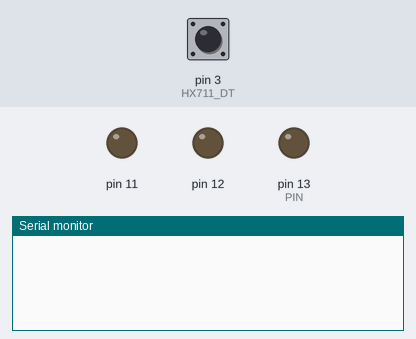
This sketch was run on a simulated Arduino Uno, built with avr-gcc and run on an emulated ATmega328P. Shown: output pins drawn as LEDs (lit = HIGH), the last lines printed to the serial monitor. The inputs (shaded band) are chosen by the test bench; at power-on: pin 3 (HX711_DT) HIGH. Pins used as bus, display or sensor lines are not drawn.

Above: at 0.8 s.
0.9 s: pin 3 (HX711_DT) pulled LOW for 0.15 s
At 2.6 s:
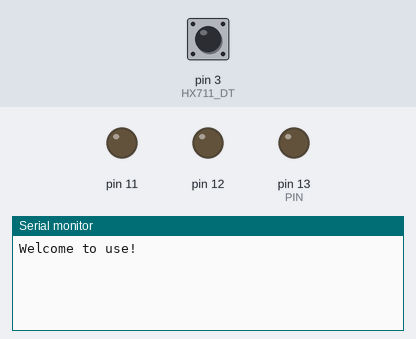
2.9 s: pin 3 (HX711_DT) pulled LOW for 1 s
At 3.5 s:
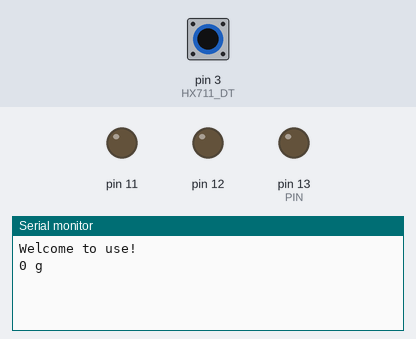

The sketch:

HX711_10Kg.ino
```cpp
#include <Adafruit_NeoPixel.h>
#include "HX711.h"
#include "SegmentLCD.h"
#define PIN 13
#define PIN_NUM 2
Adafruit_NeoPixel strip = Adafruit_NeoPixel(PIN_NUM, PIN, NEO_GRB + NEO_KHZ800);
unsigned long Weight = 0;
void setup()
{
  pinMode(13,OUTPUT);
  pinMode(12,OUTPUT);
  pinMode(11,OUTPUT);
  unsigned char i;
  Init_Hx711();
  Init_1621();
        Get_Maopi();

  for( i = 0 ; i < 6 ; i++ )
  {
    Write_1621_data(5-i,Table_Hello[i]);
  }
  delay(500);

  Serial.begin(9600);
  Serial.print("Welcome to use!\n");

  Get_Maopi();

}

void loop()
{
  unsigned char i;
  Weight = Get_Weight();
  Serial.print(Weight);
  Serial.print(" g\n");
  Serial.print("\n");

  if(Flag_Error == 0)
  {
    Write_1621_data(5,0x00);
    Write_1621_data(4,num[Weight%100000/10000]);
    Write_1621_data(3,num[Weight%10000/1000]);
    Write_1621_data(2,num[Weight%1000/100]|0x80);
    Write_1621_data(1,num[Weight%100/10]);
    Write_1621_data(0,num[Weight%10]);
  }
  else
  {
    for( i = 0 ; i < 6 ; i++ )
    {
      Write_1621_data(5-i,Table_Error[i]);        //Error
    }
  }

  delay(300);       //延时0.3s
 if(Weight>0&&Weight<3000)
 {
     digitalWrite(13,HIGH); digitalWrite(12,LOW); digitalWrite(11,LOW);
     delay(1000);  //blue
 }
 else if(Weight>=3000&&Weight<6000)
 {
     digitalWrite(13,LOW); digitalWrite(12,HIGH); digitalWrite(11,LOW);
  delay(1000);  //green
 }
 else if(Weight>=6000&&Weight<10000)
 {
     digitalWrite(13,LOW); digitalWrite(12,LOW); digitalWrite(11,HIGH);//
  delay(1000);  //red
 }
 else if(Weight>10000)
 {
    digitalWrite(13,HIGH); digitalWrite(12,HIGH); digitalWrite(11,HIGH);
  delay(1000);  //all
 }
 else if(Weight==0)
 {
    digitalWrite(13,LOW); digitalWrite(12,LOW); digitalWrite(11,LOW);
  delay(1000);  //none
 }

}
```

HX711.cpp
```cpp
#include "hx711.h"

unsigned long HX711_Buffer = 0;
unsigned long Weight_Maopi = 0,Weight_Shiwu = 0;
bool Flag_Error = 0;

//****************************************************
//初始化HX711
//****************************************************
void Init_Hx711()
{
	pinMode(HX711_SCK, OUTPUT);
	pinMode(HX711_DT, INPUT);
}


//****************************************************
//获取毛皮重量
//****************************************************
void Get_Maopi()
{
	Weight_Maopi = HX711_Read();
}

//****************************************************
//称重
//****************************************************
unsigned int Get_Weight()
{
	HX711_Buffer = HX711_Read();
	if(HX711_Buffer >= Weight_Maopi)
	{
		Weight_Shiwu = HX711_Buffer;
		Weight_Shiwu = Weight_Shiwu - Weight_Maopi;				//获取实物的AD采样数值。

		Weight_Shiwu = (unsigned long)((float)Weight_Shiwu/415+0.05);
			//计算实物的实际重量
			//因为不同的传感器特性曲线不一样，因此，每一个传感器需要矫正这里的735这个除数。
			//当发现测试出来的重量偏大时，增加该数值。
			//如果测试出来的重量偏小时，减小改数值。
			//该数值一般在4.0-5.0之间。因传感器不同而定。
			//+0.05是为了四舍五入百分位
                if(Weight_Shiwu > 20000)
        	{
        		Flag_Error = 1;
        		Serial.print("Error");
        	}
                else
        	{
        		Flag_Error = 0;
        	}
	}
        else if(HX711_Buffer > Weight_Maopi - 3000)
        {
            Flag_Error = 0;
            Weight_Shiwu = 0;
        }
        else
        {
           Flag_Error = 1;
           Serial.print("Error");
        }


	return Weight_Shiwu;
}

//****************************************************
//读取HX711
//****************************************************
unsigned long HX711_Read(void)	//增益128
{
	unsigned long count;
	unsigned char i;
	bool Flag = 0;

	digitalWrite(HX711_DT, HIGH);
	delayMicroseconds(1);

	digitalWrite(HX711_SCK, LOW);
	delayMicroseconds(1);

  	count=0;
  	while(digitalRead(HX711_DT));
  	for(i=0;i<24;i++)
	{
	  	digitalWrite(HX711_SCK, HIGH);
		delayMicroseconds(1);
	  	count=count<<1;
		digitalWrite(HX711_SCK, LOW);
		delayMicroseconds(1);
	  	if(digitalRead(HX711_DT))
			count++;
	}
 	digitalWrite(HX711_SCK, HIGH);
	delayMicroseconds(1);
	digitalWrite(HX711_SCK, LOW);
	delayMicroseconds(1);
	count ^= 0x800000;
	return(count);
}
```

HX711.h
```cpp
#ifndef __HX711__H__
#define __HX711__H__

#include <Arduino.h>

#define HX711_SCK 2
#define HX711_DT 3

extern void Init_Hx711();
extern unsigned long HX711_Read(void);
extern unsigned int Get_Weight();
extern void Get_Maopi();
extern bool Flag_Error;

#endif
```

SegmentLCD.cpp
```cpp
#include "SegmentLCD.h"

char dispnum[5]={0x00,0x00,0x00,0x00,0x00};

/*0,1,2,3,4,5,6,7,8,9,A,b,C,c,d,E,F,H,h,L,n,N,o,P,r,t,U,-, ,*/
const char num[]={0x7D,0x60,0x3E,0x7A,0x63,0x5B,0x5F,0x70,0x7F,0x7B,0x77,0x4F,0x1D,0x0E,0x6E,0x1F,0x17,0x67,0x47,0x0D,0x46,0x75,0x37,0x06,0x0F,0x6D,0x02,0x00,};
const char Table_Hello[]={0x00,0x67,0x1F,0x0D,0x0D,0x7D};			//空HELLO
const char Table_Error[]={0x00,0x1F,0x77,0x77,0x7D,0x77};			//空ERROR

//**********************************************************
//发送数据
//**********************************************************
void SendBit_1621(unsigned char sdat,unsigned char cnt) //data 的高cnt 位写入HT1621，高位在前
{
	unsigned char i;
	for(i=0;i<cnt;i++)
	{
		LCD_WR0;
		delayMicroseconds(20);
		if(sdat&0x80)
		{
			LCD_DATA1;
		}
		else
		{
			LCD_DATA0;
		}
		delayMicroseconds(20);
		LCD_WR1;
		delayMicroseconds(20);
		sdat<<=1;
	}
	delayMicroseconds(20);
}


//**********************************************************
//发送指令
//**********************************************************
void SendCmd_1621(unsigned char command)			//发送指令
{
	LCD_CS0;
	SendBit_1621(0x80,4);    //写入标志码“100”和9 位command 命令，由于
	SendBit_1621(command,8); //没有使有到更改时钟输出等命令，为了编程方便
	LCD_CS1;                     //直接将command 的最高位写“0”
}

//**********************************************************
//发送指令和数据
//**********************************************************
void Write_1621(unsigned char addr,unsigned char sdat)
{
	addr<<=2;
	LCD_CS0;
	SendBit_1621(0xa0,3);     //写入标志码“101”
	SendBit_1621(addr,6);     //写入addr 的高6位
	SendBit_1621(sdat,8);    //写入data 的8位
	LCD_CS1;
}

//**********************************************************
//某一位写一个值
//**********************************************************
void Write_1621_data(unsigned char num,unsigned char sdat)
{
	if(num < 6)
	{
		Write_1621(2*num,sdat);
	}
}

//**********************************************************
//清除显示
//**********************************************************
void HT1621_all_off(unsigned char num)
{
	unsigned char i;
	unsigned char addr=0;
	for(i=0;i<num;i++)
	{
		Write_1621(addr,0x00);
		addr+=2;
	}
}

//**********************************************************
//全部点亮
//**********************************************************
void HT1621_all_on(unsigned char num)
{
	unsigned char i;
	unsigned char addr=0;
	for(i=0;i<num;i++)
	{
		Write_1621(addr,0xff);
		addr+=2;
	}
}

//**********************************************************
//全部点亮,显示相同数字
//**********************************************************
void HT1621_all_on_num(unsigned char num,unsigned char xx)
{
	unsigned char i;
	unsigned char addr=0;
	for(i=0;i<num;i++)
	{
		Write_1621(addr,xx);
		addr+=2;
	}
}

//**********************************************************
//初始化1621
//**********************************************************
void Init_1621(void)
{
	pinMode(LCD_DATA, OUTPUT);
	pinMode(LCD_WR, OUTPUT);
	pinMode(LCD_CS, OUTPUT);
	LCDoff();
	SendCmd_1621(Sys_en);
	SendCmd_1621(RCosc);
	SendCmd_1621(ComMode);
	LCDon();
}

//**********************************************************
//液晶关闭
//**********************************************************
void LCDoff(void)
{
	SendCmd_1621(LCD_off);
}

//**********************************************************
//液晶打开
//**********************************************************
void LCDon(void)
{
	SendCmd_1621(LCD_on);
}


//**********************************************************
//测试第2位数码各位笔画,用于编写num数组
//**********************************************************
void Displaybihua(void)
{
	Write_1621(2,0x01);
	delay(350) ;
	Write_1621(2,0x02);
	delay(350) ;
	Write_1621(2,0x04);
	delay(350) ;
	Write_1621(2,0x08);
	delay(350) ;
	Write_1621(2,0X10);
	delay(350) ;
	Write_1621(2,0x20);
	delay(350) ;
	Write_1621(2,0x40);
	delay(350) ;
	Write_1621(2,0x80);
	delay(350) ;
}

//**********************************************************
//逐位显示各位8字+小数点
//**********************************************************
void Displayall8(void)
{
	unsigned char i;
	HT1621_all_off(6);
	for(i=0;i<6;i++)
	{
		Write_1621(2*i,0xff);
		delay(50) ;
	}
}

////**********************************************************
////显示数组数据
////**********************************************************
//void Displaydata(long int t,int p,char bat1,char bat2,char bat3)//屏显示，bat1，bat2，bat3 右侧电池
//{
//	unsigned char i;
//	dispnum[5]=num[t/100000];
//	dispnum[4]=num[(t/10000)%10];
//	dispnum[3]=num[(t/1000)%10];
//	dispnum[2]=num[(t/100)%10];
//	dispnum[1]=num[(t/10)%10];
//	dispnum[0]=num[t%10];
//	switch(p)
//	{
//		case 1:
//		     sbi(dispnum[0], 7);
//		     break;
//		case 2:
//		     sbi(dispnum[1], 7);
//		     break;
//		case 3:
//		     sbi(dispnum[2], 7);
//		     break;
//		default:
//			cbi(dispnum[0], 7);
//			cbi(dispnum[1], 7);
//			cbi(dispnum[2], 7);
//		break;
//	}
//	if(bat1==1)
//		sbi(dispnum[3], 7);
//	else
//		cbi(dispnum[3], 7);
//	if(bat2==1)
//		sbi(dispnum[4], 7);
//	else
//		cbi(dispnum[4], 7);
//	if(bat3==1)
//		sbi(dispnum[5], 7);
//	else
//		cbi(dispnum[5], 7);
//
//	for(i=0;i<6;i++)
//	{
//		Write_1621(i*2,dispnum[i]);
//	}
//}
```

SegmentLCD.h
```cpp
#ifndef __SEGMENTLCD__H__
#define __SEGMENTLCD__H__

#include <Arduino.h>

//定义HT1621的命令
#define  ComMode    0x52  //4COM,1/3bias  1000    010 1001  0
#define  RCosc      0x30  //内部RC振荡器(上电默认)1000 0011 0000
#define  LCD_on     0x06  //打开LCD 偏压发生器1000     0000 0 11 0
#define  LCD_off    0x04  //关闭LCD显示
#define  Sys_en     0x02  //系统振荡器开 1000   0000 0010
#define  CTRl_cmd   0x80  //写控制命令
#define  Data_cmd   0xa0  //写数据命令

//设置变量寄存器函数
#define sbi(x, y)  (x |= (1 << y))   /*置位寄器x的第y位*/
#define cbi(x, y)  (x &= ~(1 <<y ))  /*清零寄器x的第y位*/

//IO端口定义
#define LCD_DATA 4
#define LCD_WR 5
#define LCD_CS 6


//定义端口HT1621数据端口
#define LCD_DATA1    digitalWrite(LCD_DATA,HIGH)
#define LCD_DATA0    digitalWrite(LCD_DATA,LOW)
#define LCD_WR1      digitalWrite(LCD_WR,HIGH)
#define LCD_WR0      digitalWrite(LCD_WR,LOW)
#define LCD_CS1      digitalWrite(LCD_CS,HIGH)
#define LCD_CS0      digitalWrite(LCD_CS,LOW)

//函数声明
extern void SendBit_1621(unsigned char sdat,unsigned char cnt); //data 的高cnt 位写入HT1621，高位在前
extern void SendCmd_1621(unsigned char command);			//发送指令
extern void Write_1621(unsigned char addr,unsigned char sdat);
extern void HT1621_all_off(unsigned char num);
extern void HT1621_all_on(unsigned char num);
extern void HT1621_all_on_num(unsigned char num,unsigned char xx);
extern void LCDoff(void);
extern void LCDon(void);
extern void Displaybihua(void);
extern void Init_1621(void);
extern void Displayall8(void);
//extern void Displaydata(long int t,int p,char bat1,char bat2,char bat3);	//屏显示，bat1，bat2，bat3 右侧电池
extern void Write_1621_data(unsigned char num,unsigned char sdat) ;


extern char dispnum[5];
extern const char num[];
extern const char Table_Hello[];
extern const char Table_Error[];

#endif
```

Measured:
- after the input at 0.9 s, the serial monitor: prints a new line after 0.51 s (image 1)
- after the input at 2.9 s, the serial monitor: prints a new line at once (image 2)
